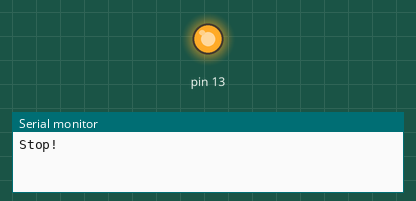
Bench run of a sketch on a simulated Arduino Uno, built with avr-gcc and run on an emulated ATmega328P. Parts: output pins drawn as LEDs (lit = HIGH), the last lines printed to the serial monitor.

Above: at 2.5 s.
At 6.0 s:
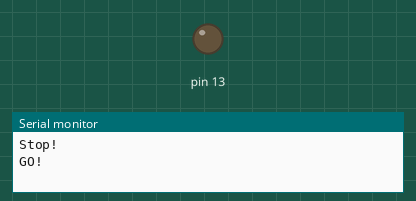
Timing chart, 0 to 9.1 s (numbered marks = the images above):
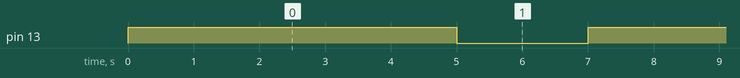

Measured:
- by itself, pin 13: alternates HIGH for 5.0 s and LOW for 2.0 s

The sketch:

ledBlink.ino
```cpp
void setup() {
  pinMode(13, OUTPUT);
  Serial.begin(9600);
}

void loop() {
  Serial.println("Stop!");

  digitalWrite(13, HIGH);

  delay(5000);


  Serial.println("GO!");
  digitalWrite(13, LOW);


  delay(1000);


  Serial.println("---That's it.---");
  delay(1000);
}
```
